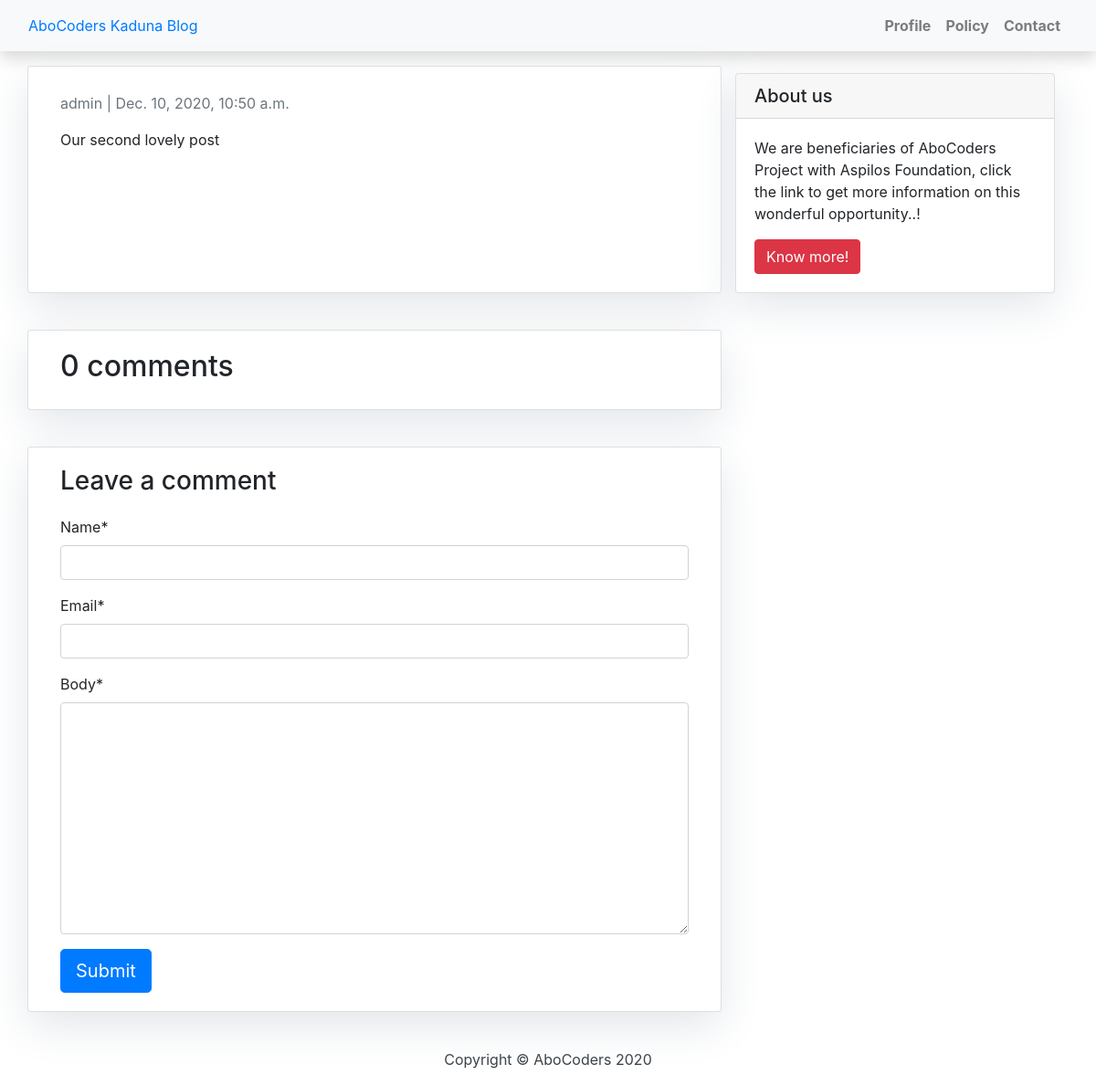
/our-second-lovely-post/, run on the app's committed database.
### blog/models.py (models this page shows, shortened)
class Post(models.Model):
    title = models.CharField(max_length=200, unique=True)
    slug = models.SlugField(max_length=200, unique=True)
    author = models.ForeignKey(User, on_delete=models.CASCADE, related_name='blog_posts')
    updated_on = models.DateTimeField(auto_now=True)
    content = models.TextField()
    created_on = models.DateTimeField(auto_now_add=True)
    status = models.IntegerField(choices=STATUS, default=0)
    class Meta:
        ordering = ['-created_on']

### blog/views.py (the view)
# urls.py: path('<slug:slug>/', views.post_detail, name='post_detail'),
def post_detail(request, slug):
    template_name = 'post_detail.html'
    post = get_object_or_404(Post, slug=slug)
    comments = post.comments.filter(active=True)
    new_comment = None
    if request.method == 'POST':
        comment_form = CommentForm(data=request.POST)
        if comment_form.is_valid():
            new_comment = comment_form.save(commit=False)
            new_comment.post = post
            new_comment.save()
    else:
        comment_form= CommentForm()
    return render(request, template_name, {'post': post,
                                           'comments': comments,
                                           'new_comment': new_comment,
                                           'comment_form': comment_form}, )

### blog/forms.py
class CommentForm(forms.ModelForm):
    class Meta:
        model = Comment
        fields = ('name', 'email', 'body')

### templates/post_detail.html (shortened to what this page needs)
{% extends "base.html" %}
{% block content %}
{% load crispy_forms_tags %}
    <div class="container">
        <div class="row">
            <div class="col-md-8 card mb-4 mt-3 left top">
                <div class="card-body">
                    <p class="text-muted">{{ post.author }} | {{ post.created_on }}</p>
                    <p class="card-text">{{ post.content | safe}}</p>
                </div>
            </div>
            {% block sidebar%}
                {% include 'sidebar.html' %}
            {% endblock sidebar%}
            <div class="col-md-8 card mb-4 mt-3">
                <div class="card-body">
                    <h2>{{ comments.count }} comments</h2>
                </div>
            </div>
            <div class="col-md-8 card mb-4 mt-3">
                <div class="card-body">
                    {% if new_comment %}
                    <div class="alert  alert-success" role="alert">
                        Your comment is awaiting moderation
                    </div>
                    {% else %}
                    <h3>Leave a comment</h3>
                    <form method="post" style="margin-top: 1.3em;">
                        {{ comment_form | crispy }}
                        <button type="submit" class="btn btn-primary btn-lg">Submit</button>
                    </form>
                    {% endif %}
                </div>
            </div>
        </div>
    </div>
{% endblock content %}

### static/css/base.css (style rules this page uses)
body { font-family: "Roboto", sans-serif; font-size: 17px; background-color: #fdfdfd; }

### templates/sidebar.html (style rules this page uses)
.card { box-shadow: 0 16px 48px #E3E7Eb; }

### data on the page
Post: author "admin", created_on "Dec. 10, 2020, 10:50 a.m.", content "Our second lovely post"

### other printed values
{{ comments.count }} "0"
